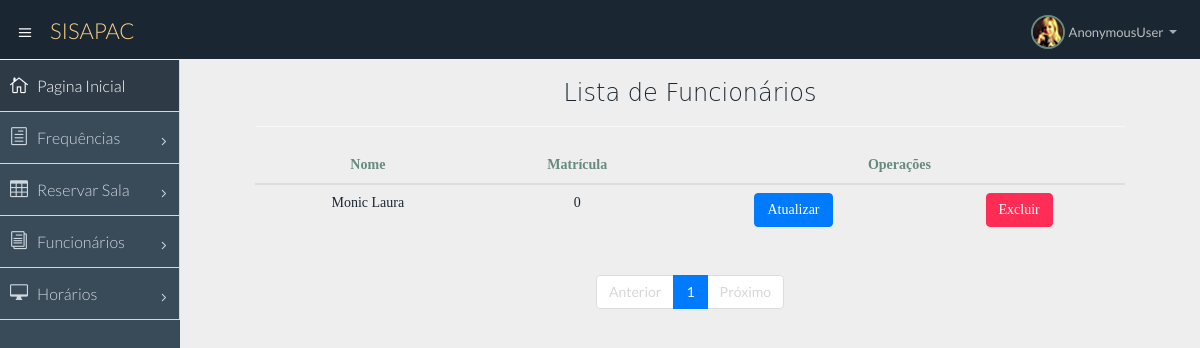
The app's page /funcionario/list, older data.
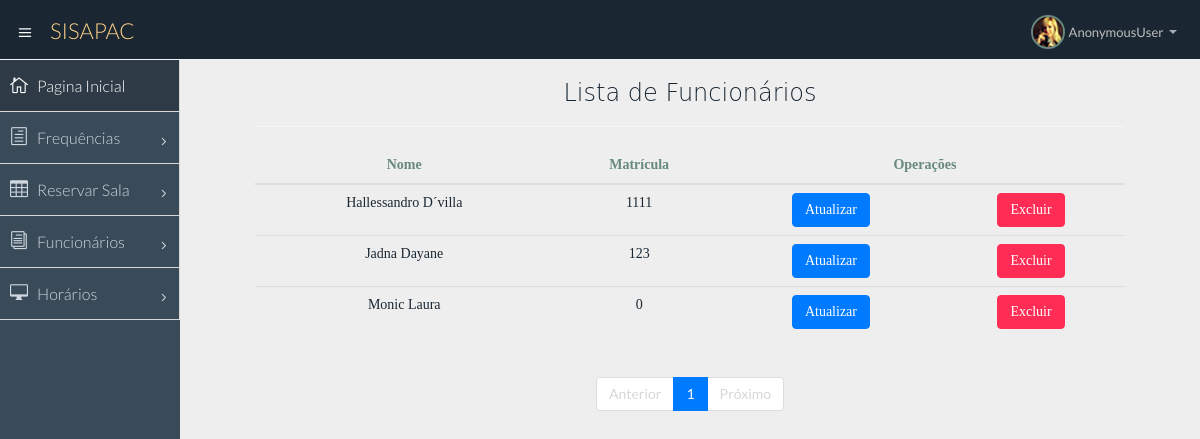
The same page, newer data.
### appsispac/models.py (models this page shows, shortened)
class Funcionario(User):
    nome = models.CharField("Nome", max_length=200)
    matricula = models.IntegerField("Matricula",unique=False)
    Email = models.EmailField("E-Mail", max_length=200)
    senha = models.CharField(max_length=32)

### appsispac/views.py (the view)
# urls.py: url(r'^funcionario/list$', funcionario_list, name='funcionario_list'),
def funcionario_list(request):
    criterio = request.GET.get('criterio')
    if(criterio):
        funcionarios = Funcionario.objects.filter(nome__contains=criterio)
    else:
        funcionarios = Funcionario.objects.all().order_by('nome')
        criterio = ""
    paginator = Paginator(funcionarios, 5)
    page = request.GET.get('page')
    try:
        funcionarios = paginator.page(page)
    except PageNotAnInteger:
        funcionarios = paginator.page(1)
    except EmptyPage:
        funcionarios = paginator.page(paginator.num_pages)
    dados = {'funcionarios': funcionarios, 'criterio': criterio, 'paginator': paginator, 'page_obj':funcionarios}
    return render(request, 'funcionario/funcionario_list.html', dados)

### templates/funcionario/funcionario_list.html
{% extends 'base.html' %}
{% block conteudo %}
    <h3>Lista de Funcionários</h3>
    <hr>
    <table class="table table-hover ">
        <thead>
            <tr>
                <th>Nome</th>
                <th>Matrícula</th>
                <th colspan="2">Operações</th>
            </tr>
        </thead>
        <tbody>
            {% for funcionario in funcionarios %}
               <tr>
                <td>{{ funcionario.nome }}</td>
                <td>{{ funcionario.matricula }}</td>
                <td><a href="{% url 'funcionario_update' funcionario.pk %}" class="btn btn-primary">Atualizar</a></td>
                <td><a href="{% url 'funcionario_delete' funcionario.pk %}" class="btn btn-danger">Excluir</a></td>
               </tr>
            {% endfor %}
        </tbody>
    </table>
    {% include 'utils/paginacao.html' %}
{% endblock %}

Row changes from the older to the newer data that the page shows:
added Funcionario: nome "Hallessandro D´villa", matricula "1111"
added Funcionario: nome "Jadna Dayane", matricula "123"
